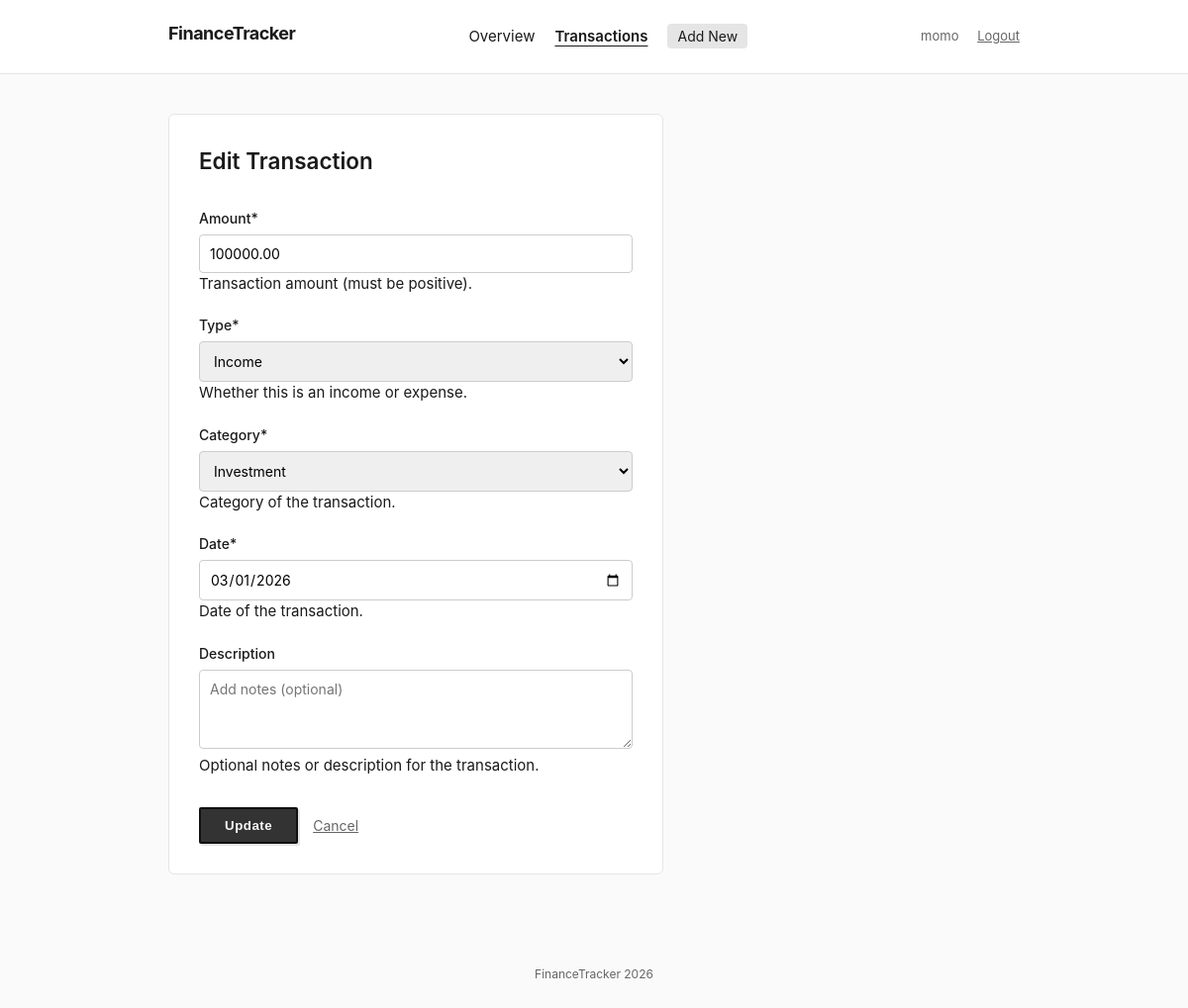
/transactions/4/edit/ (signed in), run on the app's committed database.
### tracker/models.py (models this page shows, shortened)
class Transaction(models.Model):
    INCOME = 'income'
    EXPENSE = 'expense'
    TYPE_CHOICES = [
        (INCOME, 'Income'),
        (EXPENSE, 'Expense'),
    ]
    CATEGORY_CHOICES = [
        ('salary', 'Salary'),
        ('freelance', 'Freelance'),
        ('investment', 'Investment'),
        ('food', 'Food & Dining'),
        ('rent', 'Rent & Housing'),
        ('utilities', 'Utilities'),
        ('transport', 'Transportation'),
        ('entertainment', 'Entertainment'),
        ('healthcare', 'Healthcare'),
        ('education', 'Education'),
        ('shopping', 'Shopping'),
        ('travel', 'Travel'),
        ('other', 'Other'),
    ]
    user = models.ForeignKey(
        User,
        on_delete=models.CASCADE,
        related_name='transactions',
        help_text='The user who created this transaction.'
    )
    amount = models.DecimalField(
        max_digits=12,
        decimal_places=2,
        validators=[MinValueValidator(Decimal('0.01'))],
        help_text='Transaction amount (must be positive).'
    )
    type = models.CharField(
        max_length=7,
        choices=TYPE_CHOICES,
        help_text='Whether this is an income or expense.'
    )
    category = models.CharField(
        max_length=20,
        choices=CATEGORY_CHOICES,
        help_text='Category of the transaction.'
    )
    date = models.DateField(
        help_text='Date of the transaction.'
    )
    description = models.TextField(
        blank=True,
        default='',
        help_text='Optional notes or description for the transaction.'
    )
    created_at = models.DateTimeField(auto_now_add=True)
    updated_at = models.DateTimeField(auto_now=True)
    class Meta:
        ordering = ['-date', '-created_at']
        verbose_name = 'Transaction'
        verbose_name_plural = 'Transactions'

### tracker/views.py (the view)
# urls.py: path('transactions/<int:pk>/edit/', views.transaction_update_view, name='transaction_update'),
@login_required
@role_required(['Admin'])
def transaction_update_view(request, pk):
    transaction = get_object_or_404(Transaction, pk=pk)
    if request.method == 'POST':
        form = TransactionForm(request.POST, instance=transaction)
        if form.is_valid():
            form.save()
            messages.success(request, 'Transaction updated successfully.')
            return redirect('transaction_list')
    else:
        form = TransactionForm(instance=transaction)
    return render(request, 'tracker/transaction_form.html', {
        'form': form,
        'title': 'Edit Transaction',
        'submit_label': 'Update',
    })

### tracker/forms.py (shortened to what this page needs)
class TransactionForm(forms.ModelForm):
    class Meta:
        model = Transaction
        fields = ['amount', 'type', 'category', 'date', 'description']
        widgets = {
            'amount': forms.NumberInput(attrs={
                'class': 'form-input',
                'placeholder': 'Enter amount',
                'min': '0.01',
                'step': '0.01',
                'id': 'id_amount',
            }),
            'type': forms.Select(attrs={
                'class': 'form-input',
                'id': 'id_type',
            }),
            'category': forms.Select(attrs={
                'class': 'form-input',
                'id': 'id_category',
            }),
            'date': forms.DateInput(attrs={
                'class': 'form-input',
                'type': 'date',
                'id': 'id_date',
            }),
            'description': forms.Textarea(attrs={
                'class': 'form-input',
                'placeholder': 'Add notes (optional)',
                'rows': 3,
                'id': 'id_description',
            }),
        }

### tracker/templates/tracker/transaction_form.html (shortened to what this page needs)
{% extends "tracker/base.html" %}
{% block content %}
<div class="form-container">
    <div class="form-head header-spacing">
        <h2>{{ title }}</h2>
    </div>
    <form method="post" class="standard-form">
        {% for field in form %}
        <div class="input-row {% if field.errors %}error-row{% endif %}">
            <label>{{ field.label }}{% if field.field.required %}*{% endif %}</label>
            {{ field }}
            {% if field.help_text %}
            <span class="hint">{{ field.help_text }}</span>
            {% endif %}
        </div>
        {% endfor %}
        <div class="form-buttons form-submit-row">
            <button type="submit" class="btn-odd">{{ submit_label }}</button>
            <a href="{% url 'transaction_list' %}" class="btn-link">Cancel</a>
        </div>
    </form>
</div>
{% endblock %}

### tracker/templates/tracker/base.html (shortened to what this page needs)
{% load static %}
<!DOCTYPE html>
<html lang="en">
<head>
    <link rel="stylesheet" href="{% static 'css/styles.css' %}">
</head>
<body>
    {% if user.is_authenticated %}
    <nav class="site-nav">
        <div class="nav-wrapper">
            <h1 class="logo"><a href="{% url 'dashboard' %}">FinanceTracker</a></h1>
            <ul class="nav-links">
                <li><a href="{% url 'dashboard' %}" class="{% if request.resolver_match.url_name == 'dashboard' %}active{% endif %}">Overview</a></li>
                <li><a href="{% url 'transaction_list' %}" class="{% if 'transaction' in request.resolver_match.url_name %}active{% endif %}">Transactions</a></li>
                {% if request.user.profile.role == 'Admin' or request.user.is_superuser %}
                <li><a href="{% url 'transaction_create' %}" class="new-entry-link">Add New</a></li>
                {% endif %}
            </ul>
            <div class="user-actions">
                <span class="logged-in-as">{{ user.username }}</span>
                <a href="{% url 'logout' %}" class="logout" style="margin-left: 15px; text-decoration: underline; color: var(--text-muted);">Logout</a>
            </div>
        </div>
    </nav>
    {% endif %}
    <div class="container margin-shift">
        {% block content %}{% endblock %}
    </div>
    <footer class="site-footer">
        <p>FinanceTracker 2026</p>
    </footer>
</body>
</html>

### static/css/styles.css (style rules this page uses)
:root { --bg-color: #fafafa; --text-primary: #1a1a1a; --text-muted: #666; --border-color: #e5e5e5; --card-bg: #ffffff; --primary-action: #2c2c2c; --primary-hover: #000000; --danger: #d04b4b; --success: #3c825a; }
* { box-sizing: border-box; }
body { margin: 0; padding: 0; font-family: -apple-system, BlinkMacSystemFont, "Segoe UI", Roboto, Helvetica, Arial, sans-serif; background-color: var(--bg-color); color: var(--text-primary); line-height: 1.5; font-size: 15px; }
a { color: var(--text-primary); text-decoration: none; }
h1, h2, h3 { margin: 0 0 10px; font-weight: 600; }
ul { list-style: none; padding: 0; margin: 0; }
.site-nav { background-color: var(--card-bg); border-bottom: 1px solid var(--border-color); padding: 15px 0; }
.nav-wrapper { max-width: 900px; margin: 0 auto; padding: 0 20px; display: flex; justify-content: space-between; align-items: center; }
.logo a { font-weight: bold; font-size: 18px; letter-spacing: -0.5px; }
.nav-links { display: flex; gap: 20px; }
.nav-links a.active { font-weight: 600; text-decoration: underline; text-underline-offset: 4px; }
.nav-links .new-entry-link { background-color: var(--border-color); padding: 4px 10px; border-radius: 4px; font-size: 14px; }
.user-actions { font-size: 13px; color: var(--text-muted); }
.user-actions a { margin-left: 15px; text-decoration: underline; }
.container { max-width: 900px; margin: 40px auto; padding: 0 20px; }
.header-spacing { margin-bottom: 30px; }
.margin-shift { margin-left: auto; margin-right: auto; }
.btn-link { font-size: 14px; text-decoration: underline; color: var(--text-muted); }
.btn-odd { background-color: #333; color: #f9f9f9; padding: 9px 24px; border: 2px solid #111; border-radius: 2px; font-weight: bold; letter-spacing: 0.5px; cursor: pointer; box-shadow: 2px 2px 0px rgba(0,0,0,0.1); }
.form-container, .login-box { background: #fff; border: 1px solid var(--border-color); padding: 30px; border-radius: 6px; max-width: 500px; }
.input-row { margin-bottom: 20px; }
.input-row label { display: block; font-weight: 500; font-size: 14px; margin-bottom: 6px; }
.input-row input, .input-row select, .input-row textarea { width: 100%; padding: 10px; border: 1px solid #ccc; border-radius: 4px; font-family: inherit; font-size: 14px; }
.input-row textarea { min-height: 80px; resize: vertical; }
.form-submit-row { display: flex; gap: 15px; align-items: center; margin-top: 30px; }
.site-footer { text-align: center; padding: 40px 0; font-size: 12px; color: var(--text-muted); }

### data on the page
Transaction: form "100000.00" "Income" "Investment" "03/01/2026"

### other printed values
{{ user.username }} "momo"
{{ title }} "Edit Transaction"
{{ field.label }} "Amount" "Type" "Category" "Date" "Description"
{{ field.help_text }} "Transaction amount (must be positive)." "Whether this is an income or expense." "Category of the transaction." "Date of the transaction." "Optional notes or description for the transaction."
{{ submit_label }} "Update"
